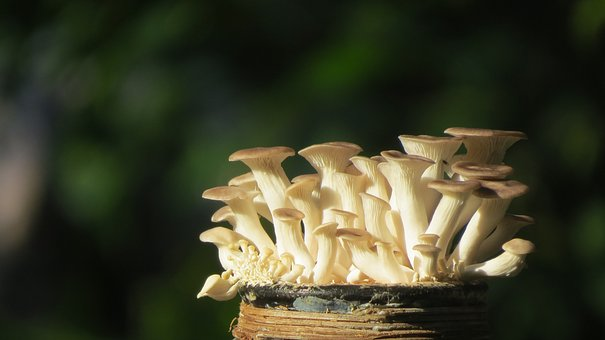
#> input picture Tugas3/foto.jpg, 605 x 340 px
$ python averaging_image.py
#> lines starting #> are read from the running program, lines starting #| are printed output that depends on the picture
import cv2
import numpy as np
from skimage.util import random_noise
from matplotlib import pyplot as plt

# Load citra yang akan digunakan
img = cv2.imread('foto.jpg')
#> img is the input picture: shape (340, 605, 3); mean B, G, R 42.1, 63.3, 62.6
ori_img = cv2.cvtColor(img, cv2.COLOR_BGR2RGB)

# Menambahkan gaussian noise ke citra original.
noise_img = random_noise(ori_img, mode='gaussian')
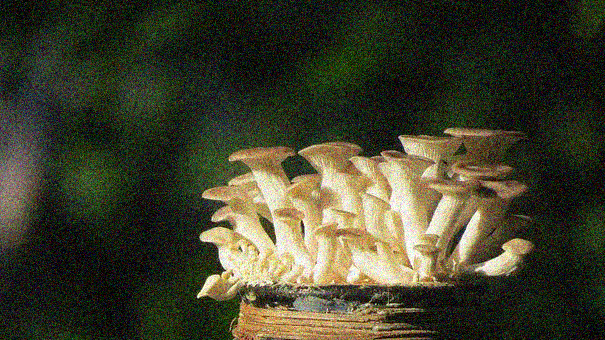
#> noise_img: shape (340, 605, 3) float64; mean R, G, B 0.253, 0.253, 0.177

# Fungsi diatas menghasilkan citra dengan nilai float
# yang berada pada rentang nilai [0,1], sehingga
# perlu diubah menjadi format uint8 dengan rentang
# nilai [0,255]
noise_img = np.array(255 * noise_img, dtype='uint8')

# Menampilkan citra dengan noise
plt.subplot(121), plt.imshow(ori_img), plt.title('Original Image')
plt.xticks([]), plt.yticks([])
plt.subplot(122), plt.imshow(noise_img), plt.title('Gaussian Noise Image')
plt.show()
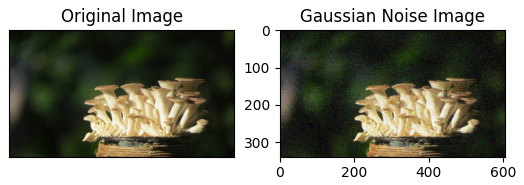
#> figure drawn by matplotlib, 2 panels
